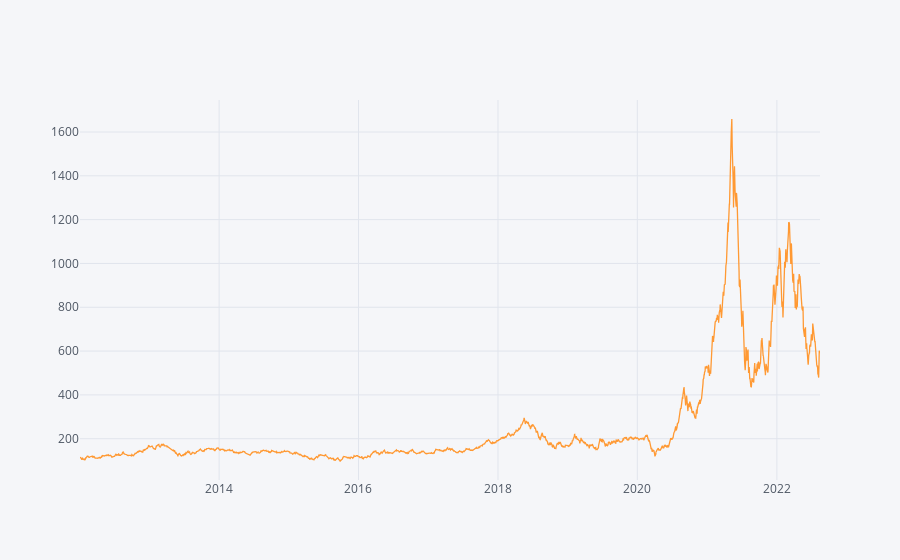

Here is the notebook cell this chart was saved with:
### Code cell
Lumber_OHLCVI.Close.iplot()

### Figure 1 — Plotly figure (JSON) as saved in the notebook; plotly's stock layout.template omitted (floating-point values rounded to 4 significant figures; data arrays with more than 128 entries replaced by an {"elided": "..."} marker saying what was removed)
{"data": [{"line": {"color": "rgba(255, 153, 51, 1.0)", "dash": "solid", "shape": "linear", "width": 1.3}, "mode": "lines", "name": "Close", "text": "", "type": "scatter", "x": {"elided": "2675 str values"}, "y": {"elided": "2675 float values"}}], "layout": {"legend": {"bgcolor": "#F5F6F9", "font": {"color": "#4D5663"}}, "paper_bgcolor": "#F5F6F9", "plot_bgcolor": "#F5F6F9", "title": {"font": {"color": "#4D5663"}}, "xaxis": {"gridcolor": "#E1E5ED", "showgrid": true, "tickfont": {"color": "#4D5663"}, "title": {"font": {"color": "#4D5663"}, "text": ""}, "zerolinecolor": "#E1E5ED"}, "yaxis": {"gridcolor": "#E1E5ED", "showgrid": true, "tickfont": {"color": "#4D5663"}, "title": {"font": {"color": "#4D5663"}, "text": ""}, "zerolinecolor": "#E1E5ED"}}}
